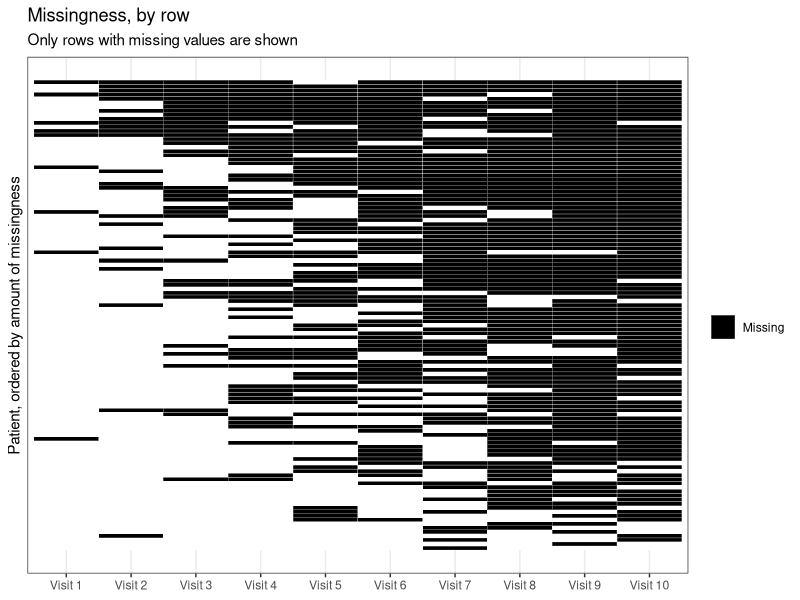
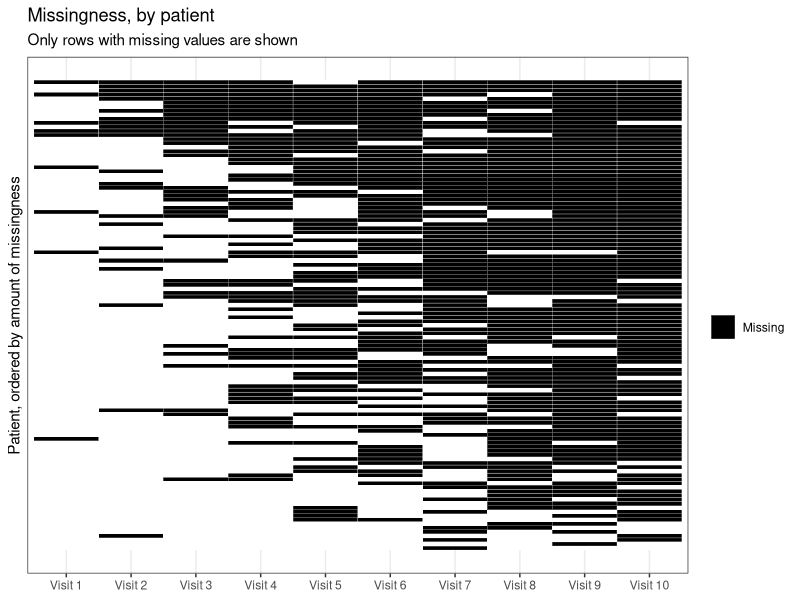

R code for these plots, in order:
library(tidyr)
library(dplyr)
library(ggplot2)

# Challenge
    # 1. Show different patterns of missing values
    # 2. Visualize the potential impact of missing values on the comparison of the two treatment arms.

#missme <- read.csv('https://raw.githubusercontent.com/VIS-SIG/Wonderful-Wednesdays/master/data/2021/2021-02-10/missing_data.csv')
#write.csv(missme, file = "Data/2021-02-10_missme.csv", row.names = FALSE)

missme <- read.csv("Data/2021-02-10_missme.csv")

glimpse(missme)


apply(missme, 2, function(x) sum(is.na(x)))

#missme$NAs <- apply(missme, 1, function(x) sum(is.na(x)))
#missme$row <- 1:nrow(missme)


rowna <- apply(missme, 2, is.na) %>% 
    as.data.frame()
rowna$NAs <- apply(rowna, 1, sum)
rowna$row <- 1:nrow(rowna)
rowna <- rowna %>% 
    pivot_longer(cols = !c("row", "NAs")) 
roworder <- rowna %>% 
    group_by(row) %>% 
    summarise(total = sum(value), .groups = "drop") %>% 
    mutate(roword = rank(total, ties.method = "first"))
roworder

myvars <- unique(rowna$name)
dots <- myvars[grepl(x = myvars, pattern = "\\.")]
nodots <- myvars[!grepl(x = myvars, pattern = "\\.")] %>% sort()
nodots

dotord <- strsplit(dots, "\\.") %>% 
    sapply(function(x) x[length(x)]) %>% 
    as.numeric() %>% 
    order()
dots <- dots[dotord]

varorder <- c(dots, nodots)
varorder


rowna %>% 
    left_join(roworder, by = "row") %>% 
    filter(NAs > 0, startsWith(name, "pain.bin")) %>% 
    mutate(name = factor(name, levels = varorder, ordered = TRUE)) %>% 
    ggplot() + 
        aes(y = name, x = roword, fill = value, colour) + 
        geom_tile(colour = "white") +
        theme_bw() +
        labs(title = "Missingness, by row",
            subtitle = "Only rows with missing values are shown",
            x = "Patient, ordered by amount of missingness",
            y = NULL,
            fill = NULL) +
        coord_flip() +
        scale_fill_manual(values = c("white", "black"), 
            labels = c("", "Missing")) +
        scale_y_discrete(labels = paste0("Visit ", 1:10)) +
        scale_x_continuous(labels = "", breaks = 0)

rowna %>% 
    left_join(roworder, by = "row") %>% 
    filter(NAs > 0, startsWith(name, "pain.bin")) %>% 
    mutate(name = factor(name, levels = varorder, ordered = TRUE)) %>% 
    ggplot() + 
        aes(y = name, x = roword, fill = value, colour) + 
        geom_tile(colour = "white") +
        theme_bw() +
        labs(title = "Missingness, by patient",
            subtitle = "Only rows with missing values are shown",
            x = "Patient, ordered by amount of missingness",
            y = NULL,
            fill = NULL) +
        coord_flip() +
        scale_fill_manual(values = c("white", "black"), 
            labels = c("", "Missing")) +
        scale_y_discrete(labels = paste0("Visit ", 1:10)) +
        scale_x_continuous(labels = "", breaks = 0)

glimpse(missme)

# Vis 2: Directed graph

# Idea: from 0 missingness, to _blank missingness, from 1 in a row, to _
pains <- select(missme, starts_with("pain.bin"))







